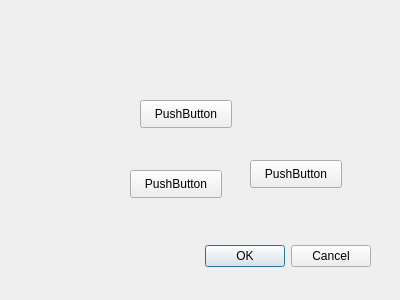
<?xml version="1.0" encoding="UTF-8"?>
<ui version="4.0">
 <class>TestDialog</class>
 <widget class="QDialog" name="TestDialog">
  <property name="geometry">
   <rect>
    <x>0</x>
    <y>0</y>
    <width>400</width>
    <height>300</height>
   </rect>
  </property>
  <property name="windowTitle">
   <string>Dialog</string>
  </property>
  <widget class="QDialogButtonBox" name="buttonBox">
   <property name="geometry">
    <rect>
     <x>30</x>
     <y>240</y>
     <width>341</width>
     <height>32</height>
    </rect>
   </property>
   <property name="orientation">
    <enum>Qt::Horizontal</enum>
   </property>
   <property name="standardButtons">
    <set>QDialogButtonBox::Cancel|QDialogButtonBox::Ok</set>
   </property>
  </widget>
  <widget class="QPushButton" name="pushButton">
   <property name="geometry">
    <rect>
     <x>130</x>
     <y>170</y>
     <width>92</width>
     <height>28</height>
    </rect>
   </property>
   <property name="text">
    <string>PushButton</string>
   </property>
  </widget>
  <widget class="QPushButton" name="pushButton_2">
   <property name="geometry">
    <rect>
     <x>140</x>
     <y>100</y>
     <width>92</width>
     <height>28</height>
    </rect>
   </property>
   <property name="text">
    <string>PushButton</string>
   </property>
  </widget>
  <widget class="QPushButton" name="pushButton_3">
   <property name="geometry">
    <rect>
     <x>250</x>
     <y>160</y>
     <width>92</width>
     <height>28</height>
    </rect>
   </property>
   <property name="text">
    <string>PushButton</string>
   </property>
  </widget>
 </widget>
 <resources/>
 <connections>
  <connection>
   <sender>buttonBox</sender>
   <signal>accepted()</signal>
   <receiver>TestDialog</receiver>
   <slot>accept()</slot>
   <hints>
    <hint type="sourcelabel">
     <x>248</x>
     <y>254</y>
    </hint>
    <hint type="destinationlabel">
     <x>157</x>
     <y>274</y>
    </hint>
   </hints>
  </connection>
  <connection>
   <sender>buttonBox</sender>
   <signal>rejected()</signal>
   <receiver>TestDialog</receiver>
   <slot>reject()</slot>
   <hints>
    <hint type="sourcelabel">
     <x>316</x>
     <y>260</y>
    </hint>
    <hint type="destinationlabel">
     <x>286</x>
     <y>274</y>
    </hint>
   </hints>
  </connection>
 </connections>
</ui>
